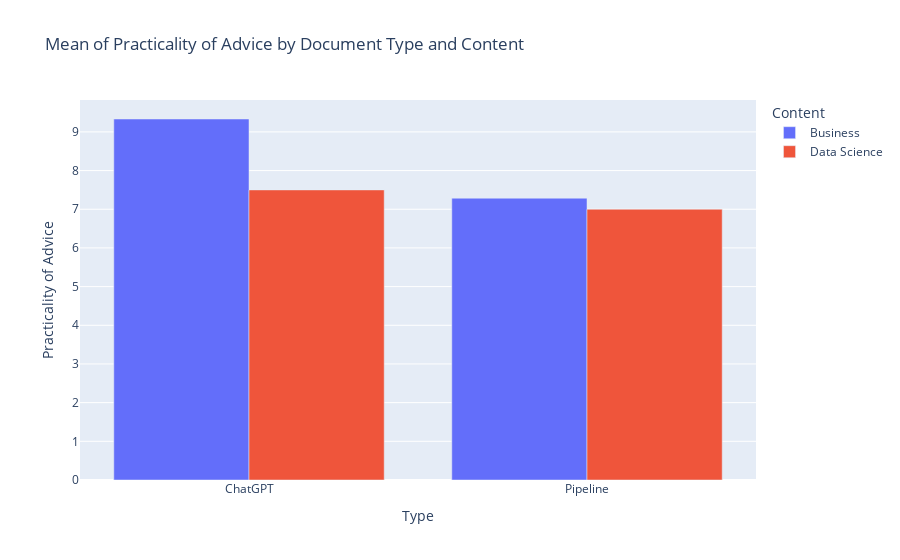

Notebook source saved alongside this figure:
### Code cell
# plot the data
fig = px.bar(df_grouped, x='Type', y='Practicality of Advice', color='Content', barmode='group', title='Mean of Practicality of Advice by Document Type and Content')

fig.show()

### Figure 1 — Plotly figure (JSON) as saved in the notebook; plotly's stock layout.template omitted (floating-point values rounded to 4 significant figures)
{"data": [{"alignmentgroup": "True", "hovertemplate": "Content=Business<br>Type=%{x}<br>Practicality of Advice=%{y}<extra></extra>", "legendgroup": "Business", "marker": {"color": "#636efa", "pattern": {"shape": ""}}, "name": "Business", "offsetgroup": "Business", "orientation": "v", "showlegend": true, "textposition": "auto", "type": "bar", "x": ["ChatGPT", "Pipeline"], "xaxis": "x", "y": [9.333, 7.286], "yaxis": "y"}, {"alignmentgroup": "True", "hovertemplate": "Content=Data Science<br>Type=%{x}<br>Practicality of Advice=%{y}<extra></extra>", "legendgroup": "Data Science", "marker": {"color": "#EF553B", "pattern": {"shape": ""}}, "name": "Data Science", "offsetgroup": "Data Science", "orientation": "v", "showlegend": true, "textposition": "auto", "type": "bar", "x": ["ChatGPT", "Pipeline"], "xaxis": "x", "y": [7.5, 7], "yaxis": "y"}], "layout": {"barmode": "group", "legend": {"title": {"text": "Content"}, "tracegroupgap": 0}, "title": {"text": "Mean of Practicality of Advice by Document Type and Content"}, "xaxis": {"anchor": "y", "domain": [0, 1], "title": {"text": "Type"}}, "yaxis": {"anchor": "x", "domain": [0, 1], "title": {"text": "Practicality of Advice"}}}}
